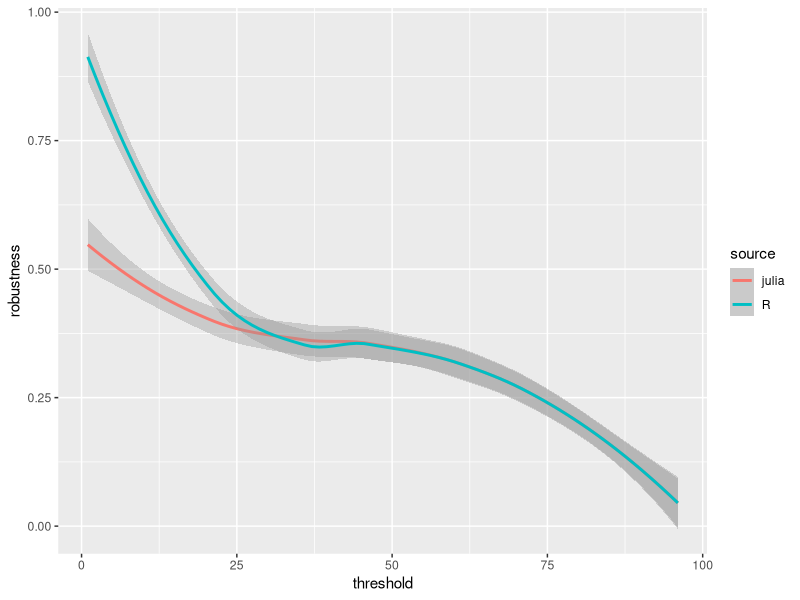

The R source for this figure:
library(tidyverse)

# set seed
set.seed(66)

results_r <- read.csv("data/robustness_r.csv") %>%
  mutate(robustness = signif(robustness, 2)) %>%
  group_by(rep) %>%
  arrange(threshold) %>%
  ungroup()
results_julia <- read.csv("data/robustness_julia.csv") %>%
  mutate(robustness = signif(robustness, 2)) %>%
  group_by(rep) %>%
  arrange(threshold) %>%
  ungroup()

results_r$robustness - results_julia$robustness

anti_join(results_r, results_julia)

anti_join(results_r, results_julia) %>%
  group_by(threshold) %>%
  tally()

rbind(results_r %>%
        mutate(source = "R"),
      results_julia %>%
        mutate(source = "julia")) %>%
  ggplot() +
  geom_smooth(aes(x = threshold,
                  y = robustness,
                  colour = source))


